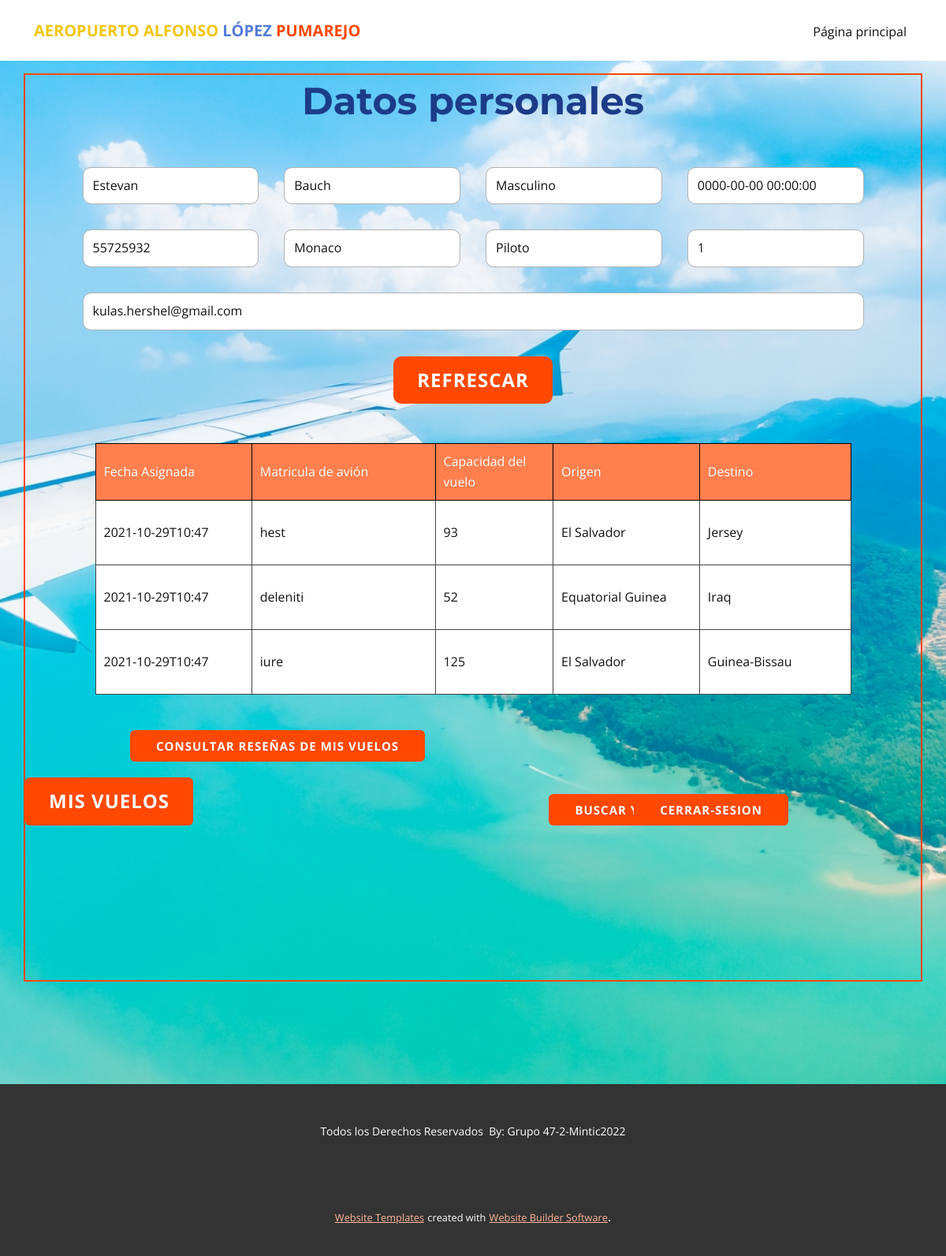
Page /piloto (signed in) on the committed database.
### tables this page shows
CREATE TABLE Usuario (idUser int PRIMARY KEY NOT NULL UNIQUE, idRol int REFERENCES Roles (idRol) ON DELETE CASCADE ON UPDATE CASCADE, nombres varchar (50), apellidos varchar (50), tipoDocumento varchar (50), pais varchar (70), genero varchar (30), fechaNacimiento datetime, telefono int, correo varchar (200), password varchar (255));

CREATE TABLE Vuelo (idVuelo INTEGER PRIMARY KEY AUTOINCREMENT UNIQUE NOT NULL, estadoVuelo varchar (20) DEFAULT INACTIVO, origenVuelo varchar (50), destinoVuelo varchar (50), capacidad int, avion varchar (40), fechaVuelo timestamp, horaVuelo timestamp, idPiloto INT REFERENCES Usuario (idUser) ON DELETE SET NULL ON UPDATE SET NULL, idcoPiloto INT REFERENCES Usuario (idUser) ON DELETE SET NULL ON UPDATE SET NULL);

### main.py (the view)
@app.route("/piloto", methods = ["GET", "POST"])
def piloto():
   if 'idUser' in session and session["rol"] == 2:
      vueloPiloto = ""
      datosPiloto = ""
      piloto = Piloto()
      vueloPiloto = piloto.consultarVuelo(session["idUser"])
      datosPiloto = piloto.consultarPerfil(session["idUser"])
      return render_template("piloto.html", vueloPiloto = vueloPiloto, datosPiloto=datosPiloto)
   else:
      flash('Usted no tiene permisos para acceder a esta página.')
      return redirect(url_for('paginaprincipal'))

### clases.py (called while the page is built)
def dict_factory(cursor, row):
    d = {}
    for idx, col in enumerate(cursor.description):
        d[col[0]] = row[idx]
    return d

    def sql_connection(self):
        try:
            con=sqlite3.connect('database/database.db')
            con.row_factory = dict_factory
            return con
        except Error:
            print(Error)

    def consultarVuelo(self, idUser):
        sentencia = "SELECT i.estadoVuelo, i.capacidad, i.avion, i.fechaVuelo, i.origenVuelo, i.destinoVuelo, i.idVuelo FROM Vuelo i JOIN VueloPilotos itb ON i.idVuelo = itb.idVuelo JOIN Usuario t ON itb.idUser = t.idUser WHERE t.idUser = ?"
        db = Database()
        con = db.sql_connection()
        cursorObj = con.cursor()
        cursorObj.execute(sentencia,[idUser])
        con.commit()
        pilotovuelo = cursorObj.fetchall()
        con.close()
        return pilotovuelo

    def consultarPerfil(self, idUser):
        sentencia = "SELECT nombres, apellidos, genero, fechaNacimiento, idUser, pais, idRol, telefono, correo FROM Usuario WHERE idUser = ?"
        db = Database()
        con = db.sql_connection()
        cursorObj = con.cursor()
        cursorObj.execute(sentencia,[idUser])
        con.commit()
        pilotodata = cursorObj.fetchone()
        con.close()
        return pilotodata

### templates/piloto.html (shortened to what this page needs)
<!DOCTYPE html>
<html style="font-size: 16px;">
  <head>
    <link rel="stylesheet" href="../static/nicepage.css" media="screen">
<link rel="stylesheet" href="../static/piloto.css" media="screen">
  </head>
  <body class="u-body"><header class="u-clearfix u-header u-header" id="sec-d507"><div class="u-clearfix u-sheet u-sheet-1">
        <nav class="u-menu u-menu-dropdown u-offcanvas u-menu-1">
          <div class="u-custom-menu u-nav-container">
            <ul class="u-nav u-unstyled u-nav-1"><li class="u-nav-item"><a class="u-button-style u-nav-link u-text-active-palette-1-base u-text-hover-palette-2-base" href="../" style="padding: 10px 20px;">Página principal</a>
</li></ul>
          </div>
        </nav>
        <p class="u-text u-text-default u-text-1">
          <font color="#f1c50e">AEROPUERTO ALFONSO </font>
          <span class="u-text-palette-2-base">LÓPEZ</span>
          <span class="u-text-palette-1-base"> PUMAREJO</span>
        </p>
      </div></header>
    <section class="u-align-center u-clearfix u-image u-section-1" id="sec-c882" data-image-width="1600" data-image-height="1067">
      <div class="u-clearfix u-sheet u-sheet-1">
        <div class="u-border-2 u-border-palette-1-base u-container-style u-expanded-width u-group u-shape-rectangle u-group-1">
          <div class="u-container-layout u-container-layout-1">
            <h1 class="u-align-center u-custom-font u-font-montserrat u-text u-text-custom-color-5 u-title u-text-1">Datos personales</h1>
            <div class="u-form u-form-1">
              <form action="#" method="POST" class="u-clearfix u-form-spacing-32 u-form-vertical u-inner-form" source="custom" name="datapiloto" style="padding: 41px;">
                <div class="u-form-group u-form-name u-form-partition-factor-4 u-form-group-1">
                  <input type="text" placeholder="Nombre(s)" id="name-dc01" readonly name="nombres" value="{{datosPiloto.nombres}}" class="u-border-1 u-border-grey-30 u-input u-input-rectangle u-radius-10 u-white" required="">
                </div>
                <div class="u-form-group u-form-partition-factor-4 u-form-group-2">
                  <input type="text" placeholder="Apellido(s)" id="name-0b98" readonly name="apellidos" value="{{datosPiloto.apellidos}}" class="u-border-1 u-border-grey-30 u-input u-input-rectangle u-radius-10 u-white" required="required">
                </div>
                <div class="u-form-group u-form-partition-factor-4 u-form-select u-form-group-3">
                  <div class="u-form-select-wrapper">
                  <input type="text" placeholder="Genero" id="text222" readonly name="genero" value="{{datosPiloto.genero}}" class="u-border-1 u-border-grey-30 u-input u-input-rectangle u-radius-10 u-white">
                </div>
                </div>
                <div class="u-form-date u-form-group u-form-partition-factor-4 u-form-group-4">
                  <input type="text" placeholder="Fecha de nacimiento" id="text333" readonly name="fecha" value="{{datosPiloto.fechaNacimiento}}" class="u-border-1 u-border-grey-30 u-input u-input-rectangle u-radius-10 u-white">
                </div>
                <div class="u-form-group u-form-partition-factor-4 u-form-group-5">
                  <input type="text" placeholder="Número de documento" id="text-5686" readonly name="numdocumento" value="{{datosPiloto.idUser}}" class="u-border-1 u-border-grey-30 u-input u-input-rectangle u-radius-10 u-white">
                </div>
                <div class="u-form-group u-form-partition-factor-4 u-form-select u-form-group-6">
                  <div class="u-form-select-wrapper">
                  <input type="text" placeholder="País de nacimiento" id="text111" readonly name="paisdenacimiento" value="{{datosPiloto.pais}}" class="u-border-1 u-border-grey-30 u-input u-input-rectangle u-radius-10 u-white">
                  </div>
                </div>
                <div class="u-form-group u-form-partition-factor-4 u-form-group-7">
                  <input type="text" placeholder="Cargo" id="text-a7d2" readonly name="cargo" value="Piloto" class="u-border-1 u-border-grey-30 u-input u-input-rectangle u-radius-10 u-white">
                </div>
                <div class="u-form-group u-form-partition-factor-4 u-form-phone u-form-group-8">
                  <input type="tel" placeholder="Número de telefono" id="text-5435" readonly name="numtelefono" value="{{datosPiloto.telefono}}" class="u-border-1 u-border-grey-30 u-input u-input-rectangle u-radius-10 u-white">
                </div>
                <div class="u-form-group u-form-group-9">
                  <input type="text" placeholder="e-mail" id="text-666" readonly name="email" value="{{datosPiloto.correo}}" class="u-border-1 u-border-grey-30 u-input u-input-rectangle u-radius-10 u-white">
                </div>
                <div class="u-align-center u-form-group u-form-submit">
                  <a href="../" class="u-btn u-btn-round u-btn-submit u-button-style u-radius-10 u-btn-1">Refrescar<br>
                  </a>
                </div>
              </form>
            </div>
            {%if vueloPiloto %}
            <div class="u-align-center u-table u-table-responsive u-table-1">
              <table class="u-table-entity">
                <colgroup>
                  <col width="20.7%">
                  <col width="24.3%">
                  <col width="15.6%">
                  <col width="19.4%">
                  <col width="20.000000000000004%">
                </colgroup>
                <thead class="u-palette-1-light-1 u-table-header u-table-header-1">
                  <tr style="height: 46px;">
                    <th class="u-border-1 u-border-black u-table-cell">Fecha Asignada</th>
                    <th class="u-border-1 u-border-black u-table-cell">Matricula de avión</th>
                    <th class="u-border-1 u-border-black u-table-cell">Capacidad del vuelo</th>
                    <th class="u-border-1 u-border-black u-table-cell">Origen</th>
                    <th class="u-border-1 u-border-black u-table-cell">Destino</th>
                  </tr>
                </thead>
                <tbody class="u-table-body u-white u-table-body-1">
                  {% for algo in vueloPiloto %}
                  <tr style="height: 82px;">
                    <td class="u-border-1 u-border-grey-dark-1 u-table-cell">{{algo.fechaVuelo}}</td>
                    <td class="u-border-1 u-border-grey-dark-1 u-table-cell">{{algo.avion}}</td>
                    <td class="u-border-1 u-border-grey-dark-1 u-table-cell">{{algo.capacidad}}</td>
                    <td class="u-border-1 u-border-grey-dark-1 u-table-cell">{{algo.origenVuelo}}</td>
                    <td class="u-border-1 u-border-grey-dark-1 u-table-cell">{{algo.destinoVuelo}}</td>
                  </tr>
                  {% endfor %}
                </tbody>
              </table>
            </div>
            {% endif %}
            <a href="reviews" class="u-btn u-btn-round u-button-style u-hover-palette-1-light-1 u-palette-1-base u-radius-6 u-btn-2">Consultar reseñas de mis vuelos</a>
            <a href="{{url_for('misvuelos')}}" class="u-btn u-btn-round u-button-style u-hover-palette-1-light-1 u-palette-1-base u-radius-6 u-btn-1">Mis vuelos</a>
            <a href="{{url_for('buscarvuelo')}}" class="u-btn u-btn-round u-button-style u-hover-palette-1-light-1 u-palette-1-base u-radius-6 u-btn-3">Buscar y reservar vuelos</a>
            <a href="../salir" class="u-btn u-btn-round u-button-style u-hover-palette-1-light-1 u-palette-1-base u-radius-6 u-btn-3">cerrar-sesion</a>
          </div>
        </div>
      </div>
    </section>
    <footer class="u-align-center u-clearfix u-footer u-grey-80 u-footer" id="sec-7e24"><div class="u-clearfix u-sheet u-sheet-1">
        <p class="u-small-text u-text u-text-variant u-text-1"> Todos los Derechos Reservados&nbsp;
By: Grupo 47-2-Mintic2022</p>
      </div></footer>
    <section class="u-backlink u-clearfix u-grey-80">
      <a class="u-link" href="" target="_blank">
        <span>Website Templates</span>
      </a>
      <p class="u-text">
        <span>created with</span>
      </p>
      <a class="u-link" href="" target="_blank">
        <span>Website Builder Software</span>
      </a>.
    </section>
  </body>
</html>

### static/piloto.css (style rules this page uses)
.u-section-1 { background-image: url("images/airplane.jpg"); background-position: 50% 50%; }
.u-section-1 .u-sheet-1 { min-height: 1298px; }
.u-section-1 .u-group-1 { min-height: 1152px; margin-top: 16px; margin-bottom: 60px; }
.u-section-1 .u-container-layout-1 { padding: 7px 0; }
.u-section-1 .u-text-1 { font-size: 3rem; font-weight: 700; margin: 0 23px; }
.u-section-1 .u-form-1 { height: 754px; width: 1073px; margin: 16px auto 0; }
.u-section-1 .u-form-group-1 { margin-left: 0; }
.u-section-1 .u-form-group-2 { margin-left: 0; }
.u-section-1 .u-form-group-3 { margin-left: 0; }
.u-section-1 .u-form-group-4 { margin-left: 0; }
.u-section-1 .u-form-group-5 { margin-left: 0; }
.u-section-1 .u-form-group-6 { margin-left: 0; }
.u-section-1 .u-form-group-7 { margin-left: 0; }
.u-section-1 .u-form-group-8 { margin-left: 0; }
.u-section-1 .u-form-group-9 { margin-left: 0; }
.u-section-1 .u-btn-1 { font-size: 1.5rem; margin-bottom: 0; padding: 11px 30px; }
.u-section-1 .u-table-1 { width: 959px; margin: 9px auto 0; }
.u-section-1 .u-table-header-1 { background-image: none; }
.u-section-1 .u-table-body-1 { background-image: none; }
.u-section-1 .u-btn-2 { border-style: none; font-weight: 700; font-size: 0.9375rem; margin: 45px auto 0 133px; padding: 8px 33px; }
.u-section-1 .u-btn-3 { border-style: none; font-weight: 700; font-size: 0.9375rem; margin: -40px 168px 0 auto; padding: 8px 33px; }

### rows in the picture
Usuario: nombres "Estevan", apellidos "Bauch", genero "Masculino", fecha "0000-00-00 00:00:00", numdocumento "55725932", paisdenacimiento "Monaco", numtelefono "1", email "kulas.hershel@gmail.com"
Vuelo: fechaVuelo "2021-10-29T10:47", avion "hest", capacidad "93", origenVuelo "El Salvador", destinoVuelo "Jersey"
Vuelo: fechaVuelo "2021-10-29T10:47", avion "deleniti", capacidad "52", origenVuelo "Equatorial Guinea", destinoVuelo "Iraq"
Vuelo: fechaVuelo "2021-10-29T10:47", avion "iure", capacidad "125", origenVuelo "El Salvador", destinoVuelo "Guinea-Bissau"
